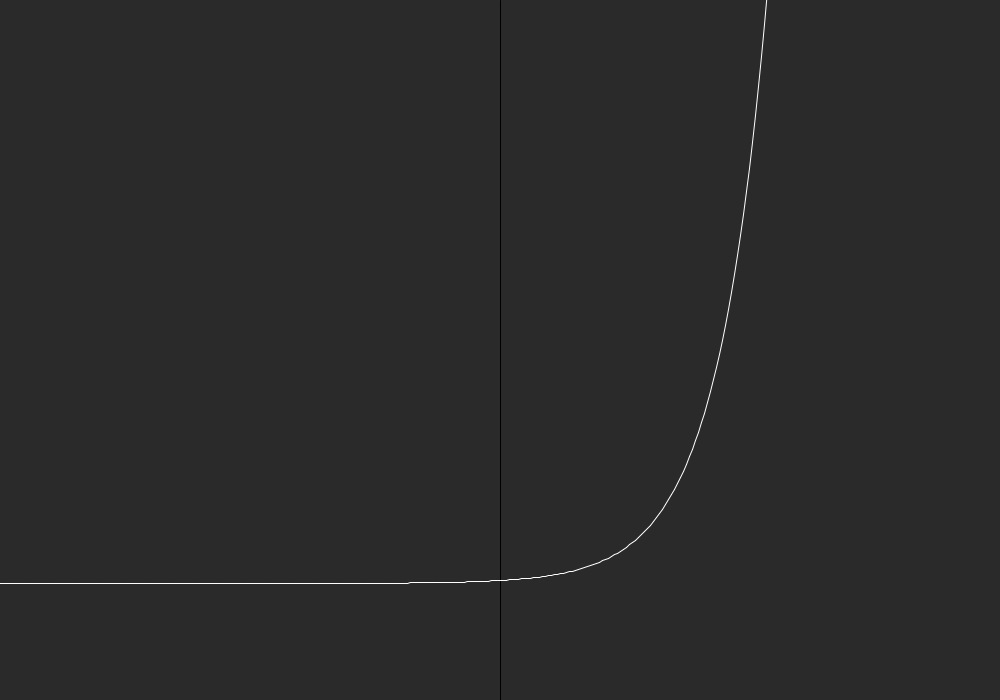
Frame 1 (no input)
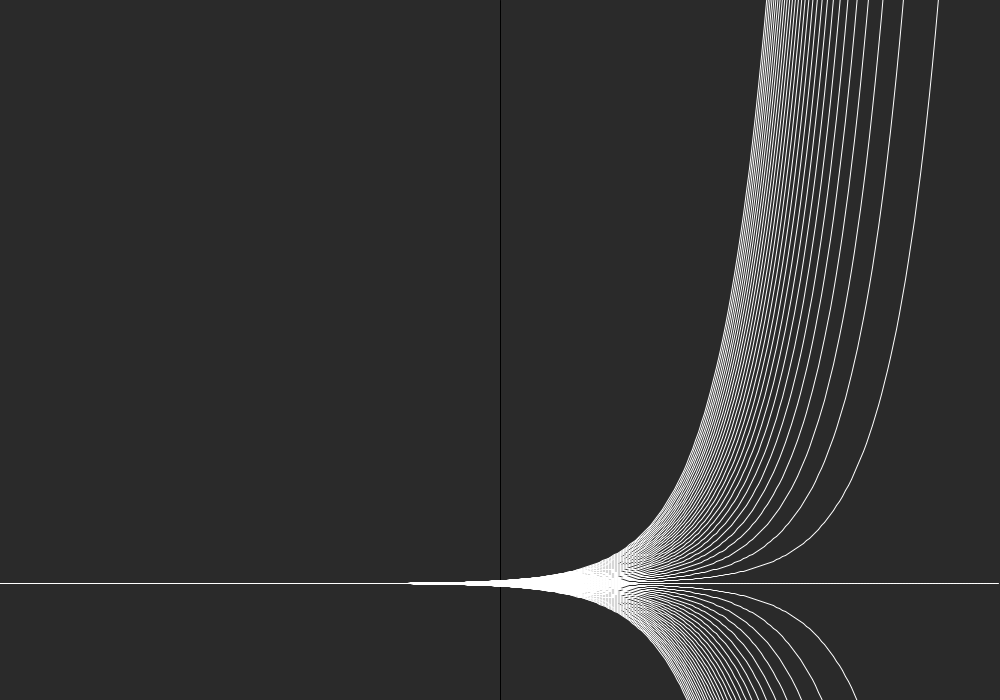
Frame 60 (the mouse pressed at the canvas centre just before this capture)
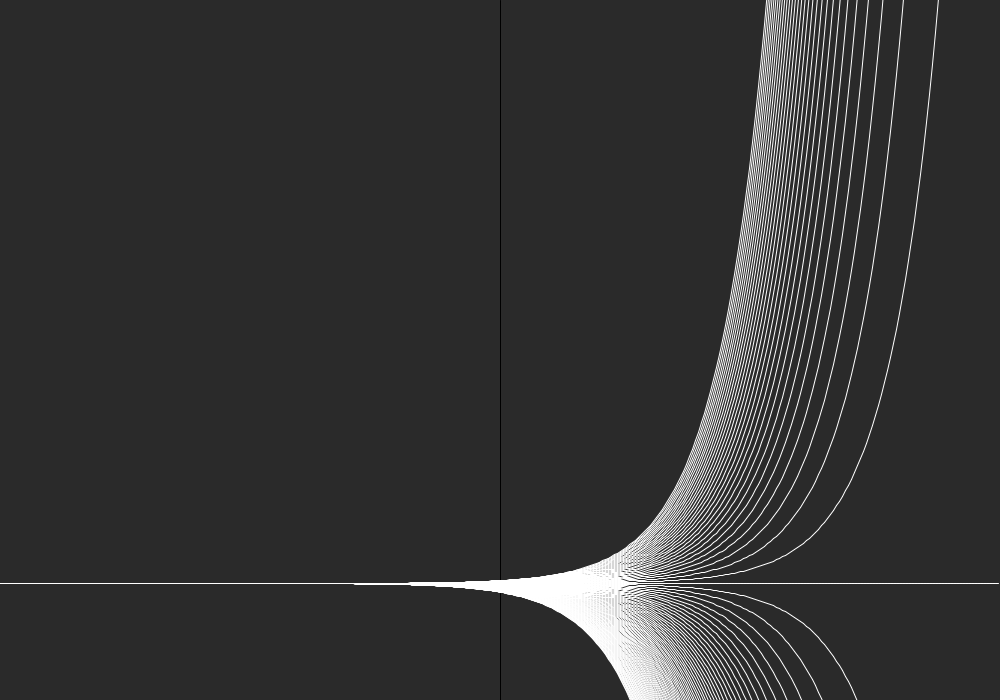
Frame 120 (the mouse held since frame 60 and released just before this capture)

The Processing sketch that drew these frames (run headless with seeded random() and noise(); from frame 60 on, the mouse is pressed at the canvas centre):

// Processing sketch: point_graph_functions
// ── point_graph_functions.pde
PVector offSet;
PVector hLim, wLim;

float start = 3;
float b = start;

void setup() {
  size(1000, 700);
  background(42);
  
  offSet = new PVector(width / 2, 5 * height / 6);
  hLim = new PVector(0, height);
  wLim = new PVector(0, width);
  
  line(offSet.x, 0, offSet.x, height);
  
  frameRate(10);
}


void draw() {
  int lastI = floor(-offSet.x - 10);
  
  for (int i = -width / 2; i <= width / 2; i++) {
    if (i % 3 == 0) {
      graph(floor(i), floor(b * pow(1.02, i) + 0.5), floor(lastI), floor(b * pow(1.02, lastI) + 0.5));
      lastI = i;
    }
    
  }
  
  b -= 0.1;
  
  if (b == 1/start) {
    noLoop();
  }
}


void graph(int x, int y, int lastX, int lastY) {
  if (x + offSet.x < wLim.x || x + offSet.x > wLim.y) {
    return;
  }
  stroke(255);
  noFill();
  line(offSet.x + x, offSet.y - y, offSet.x + lastX, offSet.y - lastY);
}
